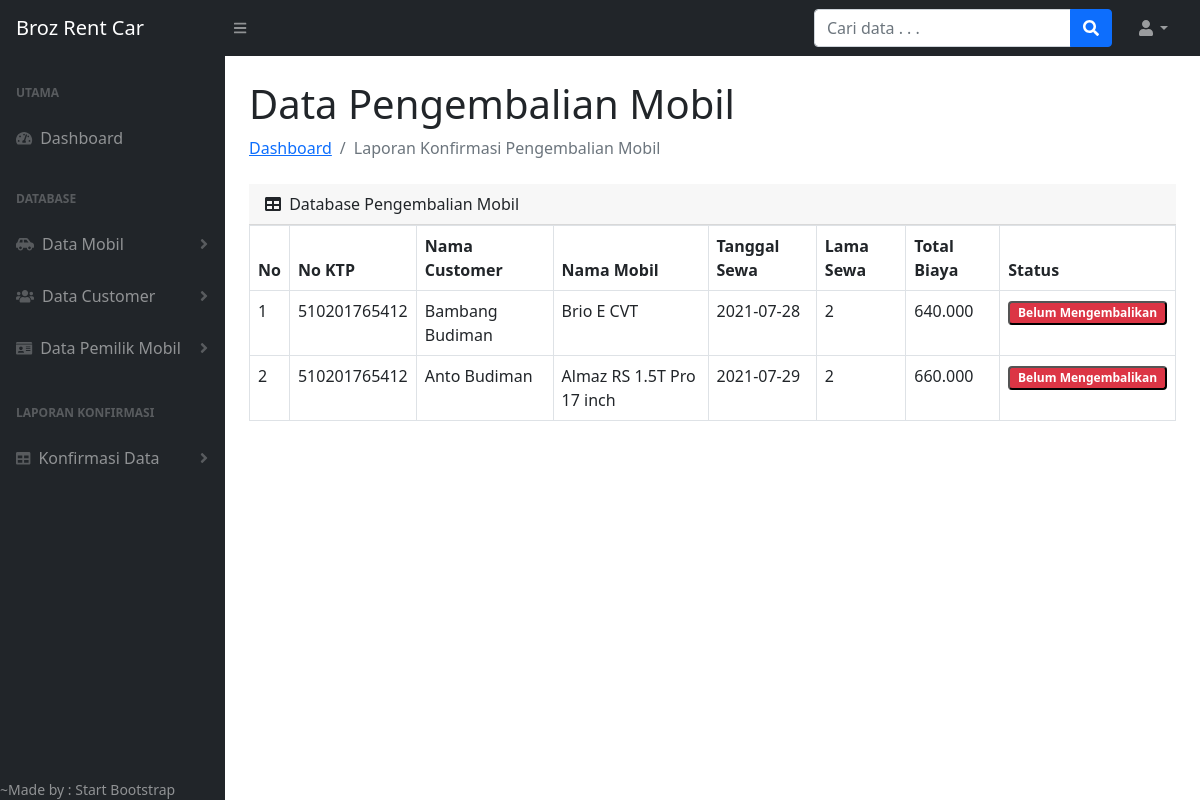
The page /admin/pengembalian_mobil.php (signed in) on the database its author committed.
### tables this page shows
CREATE TABLE `datasewa` (
  `id_sewa` int(11) NOT NULL,
  `no_ktp` varchar(50) NOT NULL,
  `bukti_ktp` varchar(200) NOT NULL,
  `tgl_sewa` date NOT NULL,
  `lama_sewa` int(3) NOT NULL,
  `status` enum('0','1') DEFAULT NULL,
  `bukti_bayar` varchar(200) DEFAULT NULL,
  `id_cst` int(11) NOT NULL,
  `id_mobil` int(11) NOT NULL
);

CREATE TABLE `customer` (
  `id_cst` int(11) NOT NULL,
  `nama_cst` varchar(100) NOT NULL,
  `no_telp` varchar(15) NOT NULL,
  `username` varchar(100) NOT NULL,
  `password` varchar(250) NOT NULL
);

CREATE TABLE `mobil` (
  `id_mobil` int(11) NOT NULL,
  `nopol` varchar(50) NOT NULL,
  `merk` varchar(50) NOT NULL,
  `nama_mobil` varchar(100) NOT NULL,
  `warna` varchar(20) NOT NULL,
  `gambar` varchar(200) NOT NULL,
  `tahun` varchar(10) NOT NULL,
  `harga` int(10) NOT NULL,
  `transmisi` varchar(50) NOT NULL,
  `mesin` varchar(50) NOT NULL,
  `kursi` int(5) NOT NULL,
  `status` enum('0','1') DEFAULT NULL,
  `id_pemilik` int(11) NOT NULL
);

### admin/functions.php (called while the page is built, shortened)
<?php
$conn = mysqli_connect("localhost", "root", "", "rentcar");
function query($query)
{
    global $conn;
    $result = mysqli_query($conn, $query);
    $rows = [];
    while ($row = mysqli_fetch_assoc($result)) {
        $rows[] = $row;
    }
    return $rows;
}

### admin/pengembalian_mobil.php (the view, shortened to what this page needs)
<?php
require 'functions.php';
$data_sewa = query("SELECT datasewa.id_sewa, mobil.id_mobil, datasewa.no_ktp, datasewa.bukti_ktp, customer.nama_cst, customer.no_telp, mobil.nama_mobil, mobil.nopol, datasewa.tgl_sewa, datasewa.lama_sewa, (harga*lama_sewa) AS total_biaya, mobil.status FROM customer
INNER JOIN datasewa ON datasewa.id_cst = customer.id_cst
INNER JOIN mobil ON datasewa.id_mobil = mobil.id_mobil");
?>
<!DOCTYPE html>
<html lang="en">
  <head>
    <link href="https://cdn.jsdelivr.net/npm/simple-datatables@latest/dist/style.css" rel="stylesheet" />
    <link href="css/styles.css" rel="stylesheet" />
  </head>
  <body class="sb-nav-fixed">
    <nav class="sb-topnav navbar navbar-expand navbar-dark bg-dark">
      <a class="navbar-brand ps-3" href="index.php">Broz Rent Car</a>
      <button class="btn btn-link btn-sm order-1 order-lg-0 me-4 me-lg-0" id="sidebarToggle" href=""><i class="fas fa-bars"></i></button>
      <form class="d-none d-md-inline-block form-inline ms-auto me-0 me-md-3 my-2 my-md-0">
        <div class="input-group">
          <input class="form-control" type="text" placeholder="Cari data . . ." aria-label="Search for..." aria-describedby="btnNavbarSearch" />
          <button class="btn btn-primary" id="btnNavbarSearch" type="button"><i class="fas fa-search"></i></button>
        </div>
      </form>
      <ul class="navbar-nav ms-auto ms-md-0 me-3 me-lg-4">
        <li class="nav-item dropdown">
          <a class="nav-link dropdown-toggle" id="navbarDropdown" href="" role="button" data-bs-toggle="dropdown" aria-expanded="false"><i class="fas fa-user fa-fw"></i></a>
        </li>
      </ul>
    </nav>
    <div id="layoutSidenav">
      <div id="layoutSidenav_nav">
        <nav class="sb-sidenav accordion sb-sidenav-dark" id="sidenavAccordion">
          <div class="sb-sidenav-menu">
            <div class="nav">
              <div class="sb-sidenav-menu-heading">Utama</div>
              <a class="nav-link" href="index.php">
                <div class="sb-nav-link-icon"><i class="fas fa-tachometer-alt"></i></div>
                Dashboard
              </a>
              <div class="sb-sidenav-menu-heading">Database</div>
              <a class="nav-link collapsed mb-1" href="" data-bs-toggle="collapse" data-bs-target="#collapseLayouts" aria-expanded="false" aria-controls="collapseLayouts">
                <div class="sb-nav-link-icon"><i class="fas fa-car-side"></i></div>
                Data Mobil
                <div class="sb-sidenav-collapse-arrow"><i class="fas fa-angle-down"></i></div>
              </a>
              <a class="nav-link collapsed mb-1" href="" data-bs-toggle="collapse" data-bs-target="#collapsePages" aria-expanded="false" aria-controls="collapsePages">
                <div class="sb-nav-link-icon"><i class="fas fa-users"></i></div>
                Data Customer
                <div class="sb-sidenav-collapse-arrow"><i class="fas fa-angle-down"></i></div>
              </a>
              <a class="nav-link collapsed mb-1" href="" data-bs-toggle="collapse" data-bs-target="#collapsePemilik" aria-expanded="false" aria-controls="collapsePemilik">
                <div class="sb-nav-link-icon"><i class="fas fa-id-card"></i></div>
                Data Pemilik Mobil
                <div class="sb-sidenav-collapse-arrow"><i class="fas fa-angle-down"></i></div>
              </a>
              <div class="sb-sidenav-menu-heading">Laporan Konfirmasi</div>
              <a class="nav-link collapsed mb-1" href="" data-bs-toggle="collapse" data-bs-target="#collapseLaporan" aria-expanded="false" aria-controls="collapseLaporan">
                <div class="sb-nav-link-icon"><i class="fas fa-table"></i></div>
                Konfirmasi Data
                <div class="sb-sidenav-collapse-arrow"><i class="fas fa-angle-down"></i></div>
              </a>
            </div>
          </div>
            <div>
              <div class="small">~Made by : Start Bootstrap</div>
            </div>
        </nav>
      </div>
      <div id="layoutSidenav_content">
        <main>
          <div class="container-fluid px-4">
            <h1 class="mt-4">Data Pengembalian Mobil</h1>
            <ol class="breadcrumb mb-4">
              <li class="breadcrumb-item"><a href="index.php">Dashboard</a></li>
              <li class="breadcrumb-item active">Laporan Konfirmasi Pengembalian Mobil</li>
            </ol>
            <div class="card-header">
              <i class="fas fa-table me-1"></i>
              Database Pengembalian Mobil
            </div>
            <div class="table-responsive">
            <table class="table table-hover table-bordered">
              <thead>
                <tr>
                  <th scope="col">No</th>
                  <th scope="col">No KTP</th>
                  <th scope="col">Nama Customer</th>
                  <th scope="col">Nama Mobil</th>
                  <th scope="col">Tanggal Sewa</th>
                  <th scope="col">Lama Sewa</th>
                  <th scope="col">Total Biaya</th>
                  <th scope="col">Status</th>
                </tr>
              </thead>
              <tbody>
                <?php $i = 1;?>
                <?php foreach ($data_sewa as $row): ?>
                <tr>
                  <td><?=$i;?></td>
                  <td><?=$row["no_ktp"];?></td>
                  <td><?=$row["nama_cst"];?></td>
                  <td><?=$row["nama_mobil"];?></td>
                  <td><?=$row["tgl_sewa"];?></td>
                  <td><?=$row["lama_sewa"];?></td>
                  <td><?=number_format($row["total_biaya"], 0, ",", ".")?></td>
                  <td>
                  <a href="ubah_pengembalian_mobil.php?id_mobil=<?=$row["id_mobil"];?>" onclick="return confirm('Yakin ingin mengubah status pengembalian mobil atas nama <?=$row['nama_cst'];?> dengan mobil <?=$row['nama_mobil'];?> ?');">
                    <button type="submit" name="status_mobil" class="text-white badge bg-<?=($row['status']) ? "success" : "danger"?>">
                    <?=($row['status']) ? "Sudah Mengembalikan" : "Belum Mengembalikan"?>
                    </button>
                  </a>
                  </td>
                </tr>
                <?php $i++;?>
                <?php endforeach;?>
              </tbody>
            </table>
            </div>
          </div>
        </main>
      </div>
    </div>
  </body>
</html>

### rows shown on the page
datasewa: no_ktp "510201765412", id_cst.nama_cst "Bambang Budiman", id_mobil.nama_mobil "Brio E CVT", tgl_sewa "2021-07-28", lama_sewa "2", total_biaya "640.000"
datasewa: no_ktp "510201765412", id_cst.nama_cst "Anto Budiman", id_mobil.nama_mobil "Almaz RS 1.5T Pro 17 inch", tgl_sewa "2021-07-29", lama_sewa "2", total_biaya "660.000"
